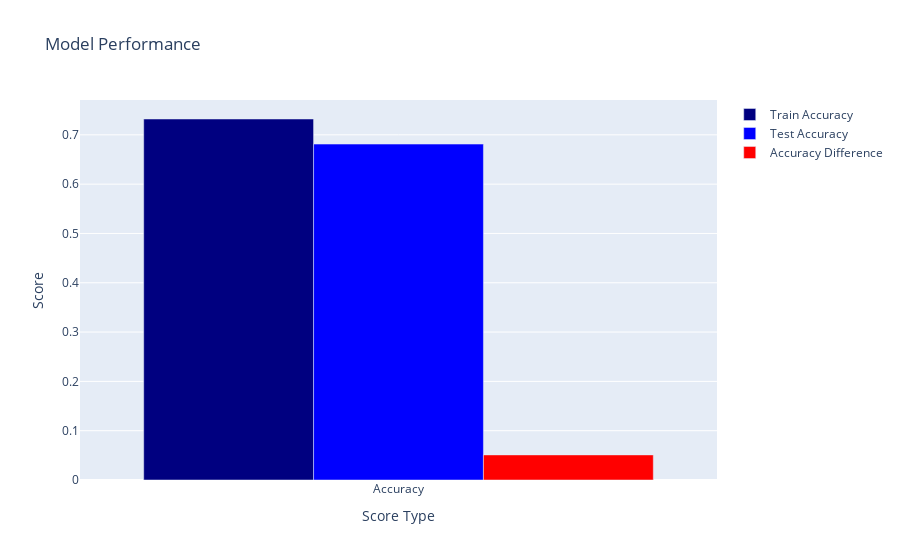

The cell this chart's notebook holds for it:
### Code cell
# Train SVC model

from sklearn.svm import SVC

from sklearn.metrics import accuracy_score, confusion_matrix, classification_report

svc = SVC(kernel='rbf', C=0.8, gamma='auto', random_state=42)

svc.fit(df_x_select, df_y)

# Print the training accuracy score
svc_train_score = svc.score(df_x_select, df_y)
print('SVC Train Accuracy Score: {0}'.format(svc_train_score))

# Save the model
pickle.dump(svc, open('models/classification/svc.pkl', 'wb'))

# Make predictions
svc_pred = svc.predict(df_test_x_select)

# Calculate the accuracy score
svc_score = accuracy_score(df_test_y, svc_pred)
print('SVC Accuracy Score: {0}'.format(svc_score))

# Print the confusion matrix
print('Confusion Matrix')
print(confusion_matrix(df_test_y, svc_pred))

# Print the classification report
print('Classification Report')
print(classification_report(df_test_y, svc_pred))

plot_scores(svc_train_score, svc_score)

### Figure 1 — Plotly figure (JSON) as saved in the notebook; plotly's stock layout.template omitted (floating-point values rounded to 4 significant figures)
{"data": [{"marker": {"color": "navy"}, "name": "Train Accuracy", "type": "bar", "x": ["Accuracy"], "y": [0.7321]}, {"marker": {"color": "blue"}, "name": "Test Accuracy", "type": "bar", "x": ["Accuracy"], "y": [0.6812]}, {"marker": {"color": "red"}, "name": "Accuracy Difference", "type": "bar", "x": ["Accuracy"], "y": [0.05088]}], "layout": {"title": {"text": "Model Performance"}, "xaxis": {"title": {"text": "Score Type"}}, "yaxis": {"title": {"text": "Score"}}}}
